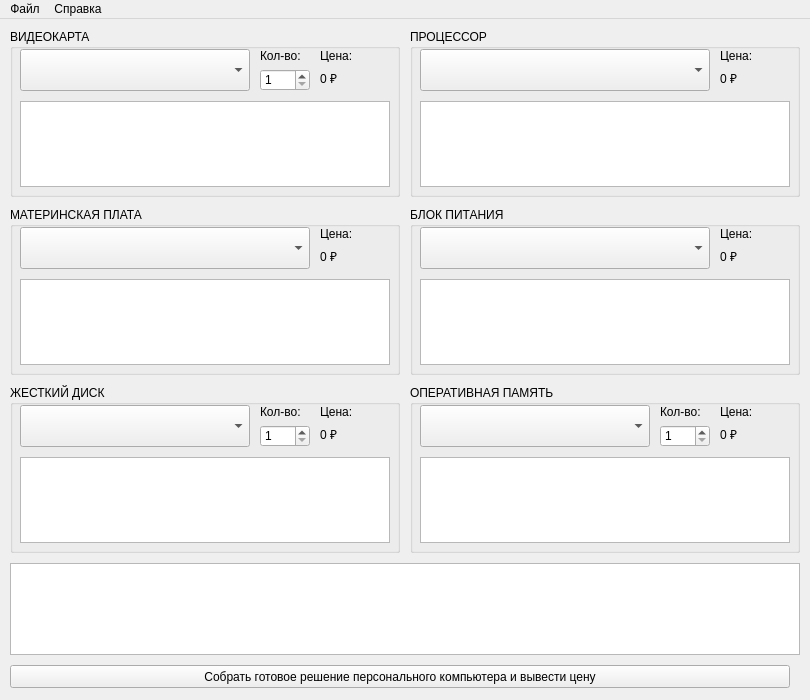
<?xml version="1.0" encoding="UTF-8"?>
<ui version="4.0">
 <class>MainWindow</class>
 <widget class="QMainWindow" name="MainWindow">
  <property name="geometry">
   <rect>
    <x>0</x>
    <y>0</y>
    <width>810</width>
    <height>700</height>
   </rect>
  </property>
  <property name="windowTitle">
   <string>Сборка ПК</string>
  </property>
  <widget class="QWidget" name="centralWidget">
   <widget class="QPushButton" name="pushButtonBuild">
    <property name="geometry">
     <rect>
      <x>10</x>
      <y>646</y>
      <width>780</width>
      <height>23</height>
     </rect>
    </property>
    <property name="text">
     <string>Собрать готовое решение персонального компьютера и вывести цену</string>
    </property>
   </widget>
   <widget class="QGroupBox" name="groupBoxVideoCard">
    <property name="geometry">
     <rect>
      <x>10</x>
      <y>10</y>
      <width>390</width>
      <height>168</height>
     </rect>
    </property>
    <property name="title">
     <string>ВИДЕОКАРТА</string>
    </property>
    <widget class="QComboBox" name="comboBoxVideoCardChoice">
     <property name="geometry">
      <rect>
       <x>10</x>
       <y>20</y>
       <width>230</width>
       <height>42</height>
      </rect>
     </property>
    </widget>
    <widget class="QPlainTextEdit" name="plainTextEditVideoCardSpecifications">
     <property name="geometry">
      <rect>
       <x>10</x>
       <y>72</y>
       <width>370</width>
       <height>86</height>
      </rect>
     </property>
     <property name="readOnly">
      <bool>true</bool>
     </property>
    </widget>
    <widget class="QSpinBox" name="spinBoxVideoCardQuantityValue">
     <property name="geometry">
      <rect>
       <x>250</x>
       <y>40</y>
       <width>50</width>
       <height>22</height>
      </rect>
     </property>
     <property name="minimum">
      <number>1</number>
     </property>
    </widget>
    <widget class="QLabel" name="labelVideoCardQuantityTitle">
     <property name="geometry">
      <rect>
       <x>250</x>
       <y>20</y>
       <width>50</width>
       <height>13</height>
      </rect>
     </property>
     <property name="text">
      <string>Кол-во:</string>
     </property>
    </widget>
    <widget class="QLabel" name="labelVideoCardPriceTitle">
     <property name="geometry">
      <rect>
       <x>310</x>
       <y>20</y>
       <width>70</width>
       <height>13</height>
      </rect>
     </property>
     <property name="text">
      <string>Цена:</string>
     </property>
    </widget>
    <widget class="QLabel" name="labelVideoCardPriceValue">
     <property name="geometry">
      <rect>
       <x>310</x>
       <y>43</y>
       <width>70</width>
       <height>13</height>
      </rect>
     </property>
     <property name="text">
      <string>0 ₽</string>
     </property>
    </widget>
   </widget>
   <widget class="QGroupBox" name="groupBoxCPU">
    <property name="geometry">
     <rect>
      <x>410</x>
      <y>10</y>
      <width>390</width>
      <height>168</height>
     </rect>
    </property>
    <property name="title">
     <string>ПРОЦЕССОР</string>
    </property>
    <widget class="QComboBox" name="comboBoxCPUChoice">
     <property name="geometry">
      <rect>
       <x>10</x>
       <y>20</y>
       <width>290</width>
       <height>42</height>
      </rect>
     </property>
    </widget>
    <widget class="QPlainTextEdit" name="plainTextEditCPUSpecifications">
     <property name="geometry">
      <rect>
       <x>10</x>
       <y>72</y>
       <width>370</width>
       <height>86</height>
      </rect>
     </property>
     <property name="readOnly">
      <bool>true</bool>
     </property>
    </widget>
    <widget class="QLabel" name="labelCPUPriceTitle">
     <property name="geometry">
      <rect>
       <x>310</x>
       <y>20</y>
       <width>70</width>
       <height>13</height>
      </rect>
     </property>
     <property name="text">
      <string>Цена:</string>
     </property>
    </widget>
    <widget class="QLabel" name="labelCPUPriceValue">
     <property name="geometry">
      <rect>
       <x>310</x>
       <y>43</y>
       <width>70</width>
       <height>13</height>
      </rect>
     </property>
     <property name="text">
      <string>0 ₽</string>
     </property>
    </widget>
   </widget>
   <widget class="QGroupBox" name="groupBoxMotherboard">
    <property name="geometry">
     <rect>
      <x>10</x>
      <y>188</y>
      <width>390</width>
      <height>168</height>
     </rect>
    </property>
    <property name="title">
     <string>МАТЕРИНСКАЯ ПЛАТА</string>
    </property>
    <widget class="QComboBox" name="comboBoxMotherboardChoice">
     <property name="geometry">
      <rect>
       <x>10</x>
       <y>20</y>
       <width>290</width>
       <height>42</height>
      </rect>
     </property>
    </widget>
    <widget class="QPlainTextEdit" name="plainTextEditMotherboardSpecifications">
     <property name="geometry">
      <rect>
       <x>10</x>
       <y>72</y>
       <width>370</width>
       <height>86</height>
      </rect>
     </property>
     <property name="readOnly">
      <bool>true</bool>
     </property>
    </widget>
    <widget class="QLabel" name="labelMotherboardPriceTitle">
     <property name="geometry">
      <rect>
       <x>310</x>
       <y>20</y>
       <width>70</width>
       <height>13</height>
      </rect>
     </property>
     <property name="text">
      <string>Цена:</string>
     </property>
    </widget>
    <widget class="QLabel" name="labelMotherboardPriceValue">
     <property name="geometry">
      <rect>
       <x>310</x>
       <y>43</y>
       <width>70</width>
       <height>13</height>
      </rect>
     </property>
     <property name="text">
      <string>0 ₽</string>
     </property>
    </widget>
   </widget>
   <widget class="QGroupBox" name="groupBoxPowerSupply">
    <property name="geometry">
     <rect>
      <x>410</x>
      <y>188</y>
      <width>390</width>
      <height>168</height>
     </rect>
    </property>
    <property name="title">
     <string>БЛОК ПИТАНИЯ</string>
    </property>
    <widget class="QComboBox" name="comboBoxPowerSupplyChoice">
     <property name="geometry">
      <rect>
       <x>10</x>
       <y>20</y>
       <width>290</width>
       <height>42</height>
      </rect>
     </property>
    </widget>
    <widget class="QPlainTextEdit" name="plainTextEditPowerSupplySpecifications">
     <property name="geometry">
      <rect>
       <x>10</x>
       <y>72</y>
       <width>370</width>
       <height>86</height>
      </rect>
     </property>
     <property name="readOnly">
      <bool>true</bool>
     </property>
    </widget>
    <widget class="QLabel" name="labelPowerSupplyPriceTitle">
     <property name="geometry">
      <rect>
       <x>310</x>
       <y>20</y>
       <width>70</width>
       <height>13</height>
      </rect>
     </property>
     <property name="text">
      <string>Цена:</string>
     </property>
    </widget>
    <widget class="QLabel" name="labelPowerSupplyPriceValue">
     <property name="geometry">
      <rect>
       <x>310</x>
       <y>43</y>
       <width>70</width>
       <height>13</height>
      </rect>
     </property>
     <property name="text">
      <string>0 ₽</string>
     </property>
    </widget>
   </widget>
   <widget class="QGroupBox" name="groupBoxHDD">
    <property name="geometry">
     <rect>
      <x>10</x>
      <y>366</y>
      <width>390</width>
      <height>168</height>
     </rect>
    </property>
    <property name="title">
     <string>ЖЕСТКИЙ ДИСК</string>
    </property>
    <widget class="QComboBox" name="comboBoxHDDChoice">
     <property name="geometry">
      <rect>
       <x>10</x>
       <y>20</y>
       <width>230</width>
       <height>42</height>
      </rect>
     </property>
     <property name="font">
      <font>
       <family>MS Shell Dlg 2</family>
       <pointsize>8</pointsize>
      </font>
     </property>
    </widget>
    <widget class="QPlainTextEdit" name="plainTextEditHDDSpecifications">
     <property name="geometry">
      <rect>
       <x>10</x>
       <y>72</y>
       <width>370</width>
       <height>86</height>
      </rect>
     </property>
     <property name="readOnly">
      <bool>true</bool>
     </property>
    </widget>
    <widget class="QSpinBox" name="spinBoxHDDQuantityValue">
     <property name="geometry">
      <rect>
       <x>250</x>
       <y>40</y>
       <width>50</width>
       <height>22</height>
      </rect>
     </property>
     <property name="minimum">
      <number>1</number>
     </property>
    </widget>
    <widget class="QLabel" name="labelHDDQuantityTitle">
     <property name="geometry">
      <rect>
       <x>250</x>
       <y>20</y>
       <width>50</width>
       <height>13</height>
      </rect>
     </property>
     <property name="text">
      <string>Кол-во:</string>
     </property>
    </widget>
    <widget class="QLabel" name="labelHDDPriceTitle">
     <property name="geometry">
      <rect>
       <x>310</x>
       <y>20</y>
       <width>70</width>
       <height>13</height>
      </rect>
     </property>
     <property name="text">
      <string>Цена:</string>
     </property>
    </widget>
    <widget class="QLabel" name="labelHDDPriceValue">
     <property name="geometry">
      <rect>
       <x>310</x>
       <y>43</y>
       <width>70</width>
       <height>13</height>
      </rect>
     </property>
     <property name="text">
      <string>0 ₽</string>
     </property>
    </widget>
   </widget>
   <widget class="QGroupBox" name="groupBoxRAM">
    <property name="geometry">
     <rect>
      <x>410</x>
      <y>366</y>
      <width>390</width>
      <height>168</height>
     </rect>
    </property>
    <property name="title">
     <string>ОПЕРАТИВНАЯ ПАМЯТЬ</string>
    </property>
    <widget class="QComboBox" name="comboBoxRAMChoice">
     <property name="geometry">
      <rect>
       <x>10</x>
       <y>20</y>
       <width>230</width>
       <height>42</height>
      </rect>
     </property>
    </widget>
    <widget class="QPlainTextEdit" name="plainTextEditRAMSpecifications">
     <property name="geometry">
      <rect>
       <x>10</x>
       <y>72</y>
       <width>370</width>
       <height>86</height>
      </rect>
     </property>
     <property name="readOnly">
      <bool>true</bool>
     </property>
    </widget>
    <widget class="QSpinBox" name="spinBoxRAMQuantityValue">
     <property name="geometry">
      <rect>
       <x>250</x>
       <y>40</y>
       <width>50</width>
       <height>22</height>
      </rect>
     </property>
     <property name="minimum">
      <number>1</number>
     </property>
    </widget>
    <widget class="QLabel" name="labelRAMQuantityTitle">
     <property name="geometry">
      <rect>
       <x>250</x>
       <y>20</y>
       <width>50</width>
       <height>13</height>
      </rect>
     </property>
     <property name="text">
      <string>Кол-во:</string>
     </property>
    </widget>
    <widget class="QLabel" name="labelRAMPriceTitle">
     <property name="geometry">
      <rect>
       <x>310</x>
       <y>20</y>
       <width>70</width>
       <height>13</height>
      </rect>
     </property>
     <property name="text">
      <string>Цена:</string>
     </property>
    </widget>
    <widget class="QLabel" name="labelRAMPriceValue">
     <property name="geometry">
      <rect>
       <x>310</x>
       <y>43</y>
       <width>70</width>
       <height>13</height>
      </rect>
     </property>
     <property name="text">
      <string>0 ₽</string>
     </property>
    </widget>
   </widget>
   <widget class="QPlainTextEdit" name="plainTextEditCompatibilityInfo">
    <property name="geometry">
     <rect>
      <x>10</x>
      <y>544</y>
      <width>790</width>
      <height>92</height>
     </rect>
    </property>
    <property name="readOnly">
     <bool>true</bool>
    </property>
   </widget>
  </widget>
  <widget class="QMenuBar" name="menuBar">
   <property name="geometry">
    <rect>
     <x>0</x>
     <y>0</y>
     <width>810</width>
     <height>21</height>
    </rect>
   </property>
   <widget class="QMenu" name="menuFile">
    <property name="title">
     <string>Файл</string>
    </property>
    <addaction name="actionExit"/>
   </widget>
   <widget class="QMenu" name="menuHelp">
    <property name="title">
     <string>Справка</string>
    </property>
    <addaction name="actionInfo"/>
    <addaction name="separator"/>
    <addaction name="actionAbout"/>
   </widget>
   <addaction name="menuFile"/>
   <addaction name="menuHelp"/>
  </widget>
  <action name="actionExit">
   <property name="text">
    <string>Выход</string>
   </property>
  </action>
  <action name="actionAbout">
   <property name="text">
    <string>О программе Сборка ПК…</string>
   </property>
  </action>
  <action name="actionInfo">
   <property name="text">
    <string>Информация о проекте</string>
   </property>
  </action>
 </widget>
 <layoutdefault spacing="6" margin="11"/>
 <resources/>
 <connections/>
</ui>
